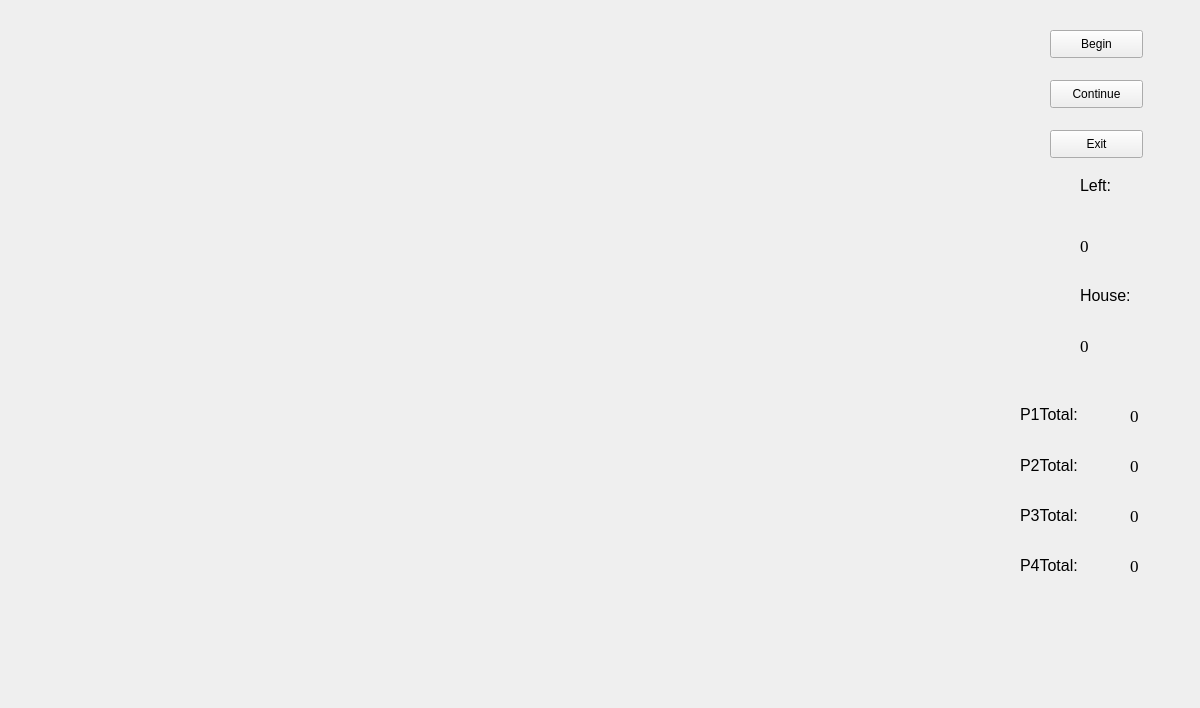
<?xml version="1.0" encoding="UTF-8"?>
<ui version="4.0">
 <class>form4</class>
 <widget class="QWidget" name="form4">
  <property name="geometry">
   <rect>
    <x>0</x>
    <y>0</y>
    <width>1200</width>
    <height>708</height>
   </rect>
  </property>
  <property name="windowTitle">
   <string>Form</string>
  </property>
  <widget class="QLabel" name="label">
   <property name="geometry">
    <rect>
     <x>0</x>
     <y>-10</y>
     <width>1001</width>
     <height>731</height>
    </rect>
   </property>
   <property name="text">
    <string/>
   </property>
   <property name="pixmap">
    <pixmap resource="images/images.qrc">:/images/b1.jpg</pixmap>
   </property>
  </widget>
  <widget class="QLabel" name="label_2">
   <property name="geometry">
    <rect>
     <x>1080</x>
     <y>160</y>
     <width>91</width>
     <height>51</height>
    </rect>
   </property>
   <property name="font">
    <font>
     <pointsize>12</pointsize>
    </font>
   </property>
   <property name="text">
    <string>Left:</string>
   </property>
  </widget>
  <widget class="QPushButton" name="shuffleButton">
   <property name="geometry">
    <rect>
     <x>1050</x>
     <y>80</y>
     <width>93</width>
     <height>28</height>
    </rect>
   </property>
   <property name="text">
    <string>Continue</string>
   </property>
  </widget>
  <widget class="QPushButton" name="exitbtn">
   <property name="geometry">
    <rect>
     <x>1050</x>
     <y>130</y>
     <width>93</width>
     <height>28</height>
    </rect>
   </property>
   <property name="text">
    <string>Exit</string>
   </property>
  </widget>
  <widget class="QLabel" name="label_3">
   <property name="geometry">
    <rect>
     <x>1020</x>
     <y>394</y>
     <width>91</width>
     <height>41</height>
    </rect>
   </property>
   <property name="font">
    <font>
     <pointsize>12</pointsize>
    </font>
   </property>
   <property name="text">
    <string>P1Total:</string>
   </property>
  </widget>
  <widget class="QLabel" name="label_4">
   <property name="geometry">
    <rect>
     <x>1080</x>
     <y>280</y>
     <width>91</width>
     <height>31</height>
    </rect>
   </property>
   <property name="font">
    <font>
     <pointsize>12</pointsize>
    </font>
   </property>
   <property name="text">
    <string>House:</string>
   </property>
  </widget>
  <widget class="QLabel" name="label_7">
   <property name="geometry">
    <rect>
     <x>1080</x>
     <y>230</y>
     <width>41</width>
     <height>31</height>
    </rect>
   </property>
   <property name="font">
    <font>
     <family>Times New Roman</family>
     <pointsize>13</pointsize>
    </font>
   </property>
   <property name="text">
    <string>0</string>
   </property>
  </widget>
  <widget class="QLabel" name="label_6">
   <property name="geometry">
    <rect>
     <x>1130</x>
     <y>400</y>
     <width>41</width>
     <height>31</height>
    </rect>
   </property>
   <property name="font">
    <font>
     <family>Times New Roman</family>
     <pointsize>13</pointsize>
    </font>
   </property>
   <property name="text">
    <string>0</string>
   </property>
  </widget>
  <widget class="QLabel" name="label_8">
   <property name="geometry">
    <rect>
     <x>1080</x>
     <y>330</y>
     <width>41</width>
     <height>31</height>
    </rect>
   </property>
   <property name="font">
    <font>
     <family>Times New Roman</family>
     <pointsize>13</pointsize>
    </font>
   </property>
   <property name="text">
    <string>0</string>
   </property>
  </widget>
  <widget class="QPushButton" name="Beginbtn">
   <property name="geometry">
    <rect>
     <x>1050</x>
     <y>30</y>
     <width>93</width>
     <height>28</height>
    </rect>
   </property>
   <property name="text">
    <string>Begin</string>
   </property>
  </widget>
  <widget class="QLabel" name="label_10">
   <property name="geometry">
    <rect>
     <x>1020</x>
     <y>445</y>
     <width>91</width>
     <height>41</height>
    </rect>
   </property>
   <property name="font">
    <font>
     <pointsize>12</pointsize>
    </font>
   </property>
   <property name="text">
    <string>P2Total:</string>
   </property>
  </widget>
  <widget class="QLabel" name="label_11">
   <property name="geometry">
    <rect>
     <x>1130</x>
     <y>450</y>
     <width>41</width>
     <height>31</height>
    </rect>
   </property>
   <property name="font">
    <font>
     <family>Times New Roman</family>
     <pointsize>13</pointsize>
    </font>
   </property>
   <property name="text">
    <string>0</string>
   </property>
  </widget>
  <widget class="QLabel" name="label_12">
   <property name="geometry">
    <rect>
     <x>1020</x>
     <y>495</y>
     <width>91</width>
     <height>41</height>
    </rect>
   </property>
   <property name="font">
    <font>
     <pointsize>12</pointsize>
    </font>
   </property>
   <property name="text">
    <string>P3Total:</string>
   </property>
  </widget>
  <widget class="QLabel" name="label_13">
   <property name="geometry">
    <rect>
     <x>1130</x>
     <y>500</y>
     <width>41</width>
     <height>31</height>
    </rect>
   </property>
   <property name="font">
    <font>
     <family>Times New Roman</family>
     <pointsize>13</pointsize>
    </font>
   </property>
   <property name="text">
    <string>0</string>
   </property>
  </widget>
  <widget class="QLabel" name="label_14">
   <property name="geometry">
    <rect>
     <x>1020</x>
     <y>545</y>
     <width>91</width>
     <height>41</height>
    </rect>
   </property>
   <property name="font">
    <font>
     <pointsize>12</pointsize>
    </font>
   </property>
   <property name="text">
    <string>P4Total:</string>
   </property>
  </widget>
  <widget class="QLabel" name="label_15">
   <property name="geometry">
    <rect>
     <x>1130</x>
     <y>550</y>
     <width>41</width>
     <height>31</height>
    </rect>
   </property>
   <property name="font">
    <font>
     <family>Times New Roman</family>
     <pointsize>13</pointsize>
    </font>
   </property>
   <property name="text">
    <string>0</string>
   </property>
  </widget>
 </widget>
 <resources>
  <include location="images/images.qrc"/>
  <include location="images/images.qrc"/>
  <include location="images/images.qrc"/>
 </resources>
 <connections/>
</ui>
